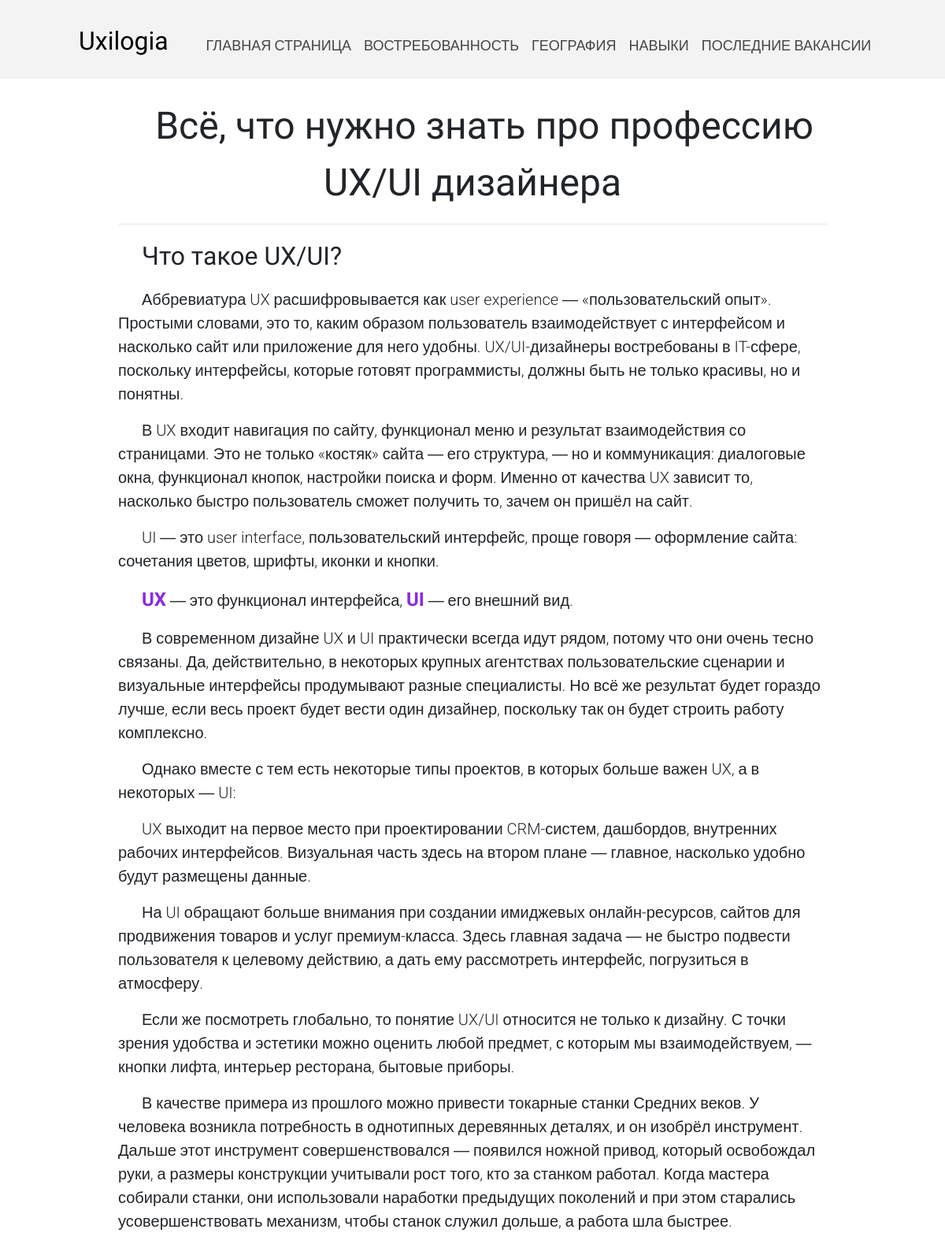
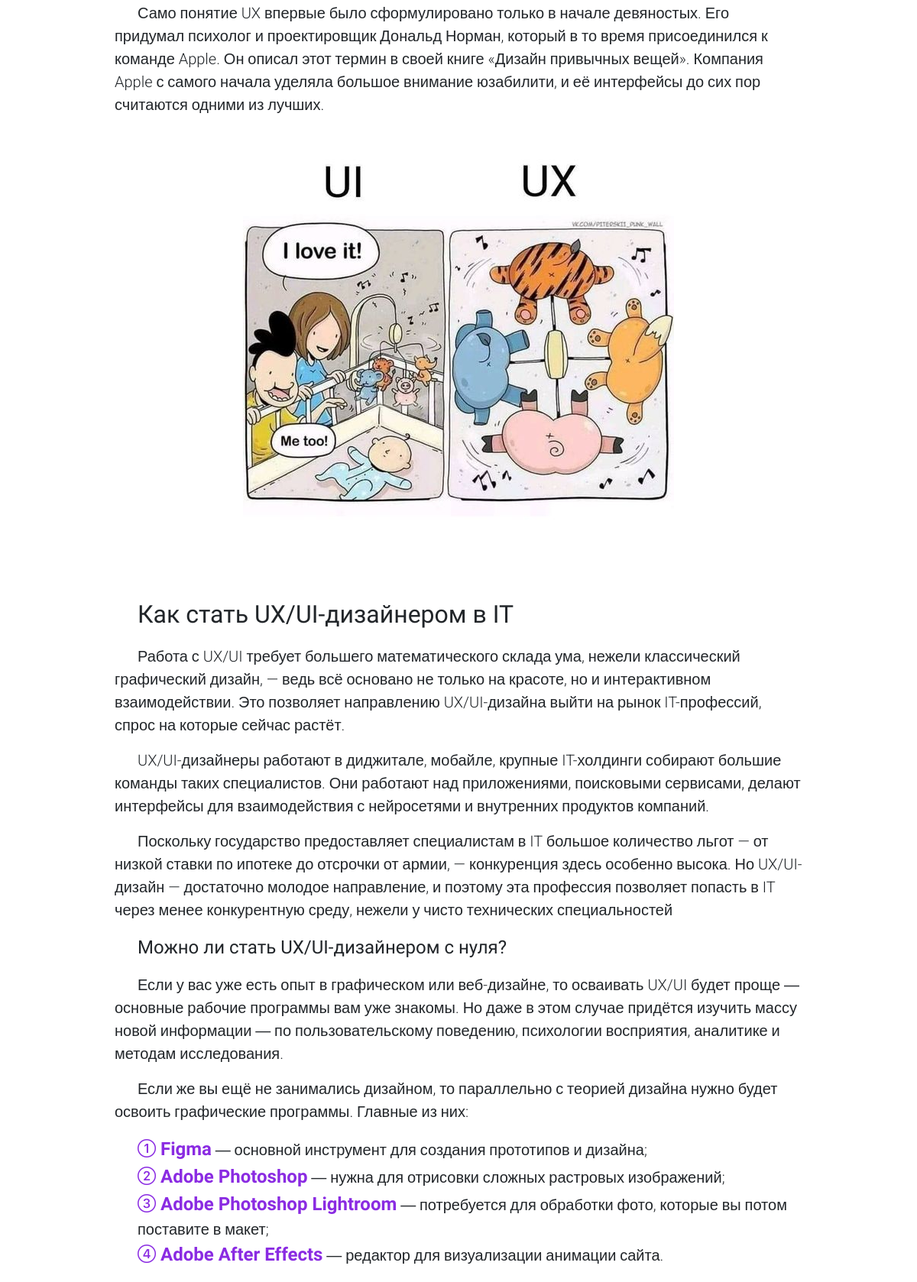
The page / (upper part) on the database its author committed (2 pictures, top to bottom).
### myapp/models.py (models this page shows)
class MainPage(models.Model):
    text = models.TextField(verbose_name="Текст")

### myapp/views.py (the view)
# urls.py: path('', views.homeView, name='home'),
def homeView(request):
    mainPage = MainPage.objects.all().first()
    return render(request, 'home.html', {'mainPage': mainPage})

### templates/home.html (shortened to what this page needs)
{% extends 'base.html' %}
{% load static %}
{% block main_content %}
    <div class="page main-page">
        {% autoescape off %}
            {{ mainPage.text }}
        {% endautoescape %}
    </div>
{% endblock %}

### templates/base.html (shortened to what this page needs)
{% load static %}
<!doctype html>
<html lang="en">
<head>
    <link rel="stylesheet" href="https://cdn.jsdelivr.net/npm/bootstrap@4.5.3/dist/css/bootstrap.min.css">
    <link rel="stylesheet" href="https://cdn.jsdelivr.net/npm/bootstrap-icons@1.11.3/font/bootstrap-icons.min.css">
    <link rel="stylesheet" href="{% static 'css/style.css' %}">
</head>
<body>
    <header>
        <div class="container mb-5">
            <div class="header-nav">
                <nav class="navbar navbar-expand-lg bg-body-tertiary">
                    <div class="container-fluid" style="margin-top: 15px">
                        <p class="navbar-brand px-4">Uxilogia</p>
                        <div class="collapse navbar-collapse">
                          <div class="navbar-nav">
                            <a class="nav-link" href="{% url 'home' %}">Главная страница</a>
                            <a class="nav-link" href="{% url 'demand' %}">Востребованность</a>
                            <a class="nav-link" href="{% url 'geography' %}">География</a>
                            <a class="nav-link" href="{% url 'skills' %}">Навыки</a>
                            <a class="nav-link" href="{% url 'last_vacs' %}">Последние вакансии</a>
                          </div>
                        </div>
                    </div>
                </nav>
            </div>
        </div>
    </header>
    <main>
        <div class="mt-4">
            {% block main_content %}{% endblock %}
        </div>
    </main>
</body>
</html>

### static/css/style.css (style rules this page uses)
* { box-sizing: border-box; margin: 0; padding: 0; }
body { font-family: 'Roboto', sans-serif; }
main { min-height: 1000px; }
header { background-color: #f3f3f3; height: 100px; align-content: center; }
.navbar-brand { color: black; font-family: 'Poiret One', sans-serif; font-size: 32px; margin-bottom: 10px; }
.nav-link { color: #444444; text-transform: uppercase; font-weight: 300; font-size: 18px; }
.page { width: 75%; margin: 0 auto; }
.page-title p { font-family: 'Poiret One', sans-serif; font-size: 48px; text-align: center }
.main-page { font-size: 20px; font-family: 'Roboto', sans-serif; font-weight: 300; }
.main-page p { text-indent: 30px; }
.p-title { font-size: 32px; font-family: 'Poiret One', sans-serif; }
.subtitle { font-size: 24px; font-family: 'Poiret One', sans-serif; }
.highlight { font-size: 24px; color: blueviolet; font-weight: 700; font-family: 'Philosopher', sans-serif; }
.main-ul { list-style: none; margin: 0; padding: 0; margin-left: 30px; margin-bottom: 20px; }

### rows shown on the page
MainPage: text "Всё, что нужно знать про профессию UX/UI дизайнера Что такое UX/UI? Аббревиатура UX расшифровывается как user experience ― «пользовательский опыт». Простыми словами, это то, каким образом пользователь взаимодействует с интерфейсом и насколько сайт или приложение для него удобны. UX/UI-дизайнеры востребованы в IT-сфере, поскольку интерфейсы, которые готовят программисты, должны быть не только красивы, но и понятны. В UX входит навигация по сайту, функционал меню и результат взаимодействия со страницами. Это не только «костяк» сайта ― его структура, ― но и коммуникация: диалоговые окна, функционал кнопок, настройки поиска и форм. Именно от качества UX зависит то, насколько быстро пользователь…", text (picture)
